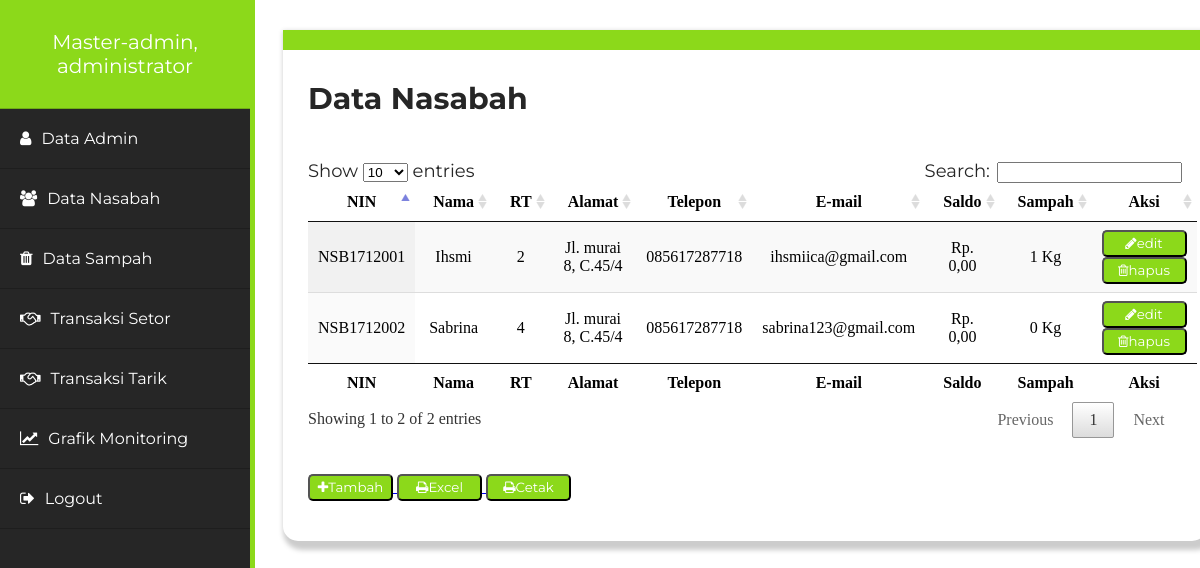
Page /page/admin.php?page=data-nasabah-full (signed in) on the committed database.
### tables this page shows
CREATE TABLE `nasabah` (
  `nin` varchar(10) NOT NULL,
  `nama` varchar(20) NOT NULL,
  `rt` int(1) NOT NULL,
  `alamat` varchar(30) NOT NULL,
  `telepon` varchar(12) NOT NULL,
  `email` varchar(50) NOT NULL,
  `password` varchar(20) NOT NULL,
  `saldo` int(8) DEFAULT NULL,
  `sampah` int(4) DEFAULT NULL
);

### system/function/view-nasabah-full.php (the view, shortened to what this page needs)
<!DOCTYPE html>
<html lang="en">
<head>
	<link rel="stylesheet" type="text/css" href="../datatables/css/jquery.dataTables.css">
</head>
<body>
	<h2 style="font-size: 30px; color: #262626;">Data Nasabah</h2>
	<br>
	<table id="example" class="display" cellspacing="0" width="100%" border="0" >
        <thead>
        <tr>
            <th>NIN</th>
            <th>Nama</th>
            <th>RT</th>
            <th>Alamat</th>
            <th>Telepon</th>
            <th>E-mail</th>
            <th>Saldo</th>
            <th>Sampah</th>
            <th>Aksi</th>
        </tr>
        </thead>
        <tfoot>
        <tr>
            <th>NIN</th>
            <th>Nama</th>
            <th>RT</th>
            <th>Alamat</th>
            <th>Telepon</th>
            <th>E-mail</th>
            <th>Saldo</th>
            <th>Sampah</th>
            <th>Aksi</th>
        </tr>
        </tfoot>
        <tbody>
        <?php
            $query = mysqli_query($conn, "SELECT * FROM nasabah ORDER BY nin ASC");
            while($row = mysqli_fetch_assoc($query)){
        ?>
        <tr align="center">
            <td><?php echo $row['nin'] ?></td>
            <td><?php echo $row['nama'] ?></td>
            <td><?php echo $row['rt'] ?></td>
            <td><?php echo $row['alamat'] ?></td>
            <td><?php echo $row['telepon'] ?></td>
            <td><?php echo $row['email'] ?></td>
            <td>
                <?php echo "Rp. ".number_format($row['saldo'], 2, ",", ".")  ?></td>
            <td>
                <?php echo number_format($row['sampah'])." Kg"  ?></td>
            <td>
                <a href="admin.php?page=edit-nasabah-id&id=<?php echo $row['nin']; ?>">
                <button><i class="fa fa-pencil"></i>edit</button>
                </a>
                <a onclick="return confirm('Anda yakin ingin menghapus data ini?')" href="../system/function/delete-nasabah.php?id=<?php echo $row['nin']; ?>">
                <button><i class="fa fa-trash-o"></i>hapus</button>
                </a>
            </td>
        </tr>
        <?php } ?>
        </tbody>
    </table>
    <br>
    <br>
    <a href="admin.php?page=tambah-data-nasabah">
    <button><i class="fa fa-plus" aria-hidden="true"></i>Tambah</button>
    </a>
    <a target="_blank" href="../system/function/excel-nasabah.php">
    <button><i class="fa fa-print" aria-hidden="true"></i>Excel</button>
    </a>
    <a target="_blank" href="../system/function/print-nasabah.php">
    <button><i class="fa fa-print" aria-hidden="true"></i>Cetak</button>
    </a>
</body>
</html>

### page/admin.php (shortened to what this page needs)
<?php
if (empty($_SESSION['user']) && empty($_SESSION['pass'])) {
    header('location:login.php');
} else {
include_once("../system/config/koneksi.php");
?>
<!DOCTYPE html>
<html>
	<head>
		<link rel="stylesheet" href="../asset/internal/css/style_2.css">
		<link href="https://maxcdn.bootstrapcdn.com/font-awesome/4.7.0/css/font-awesome.min.css" rel="stylesheet">
	</head>
	<body>
		<?php
	        $cek = mysqli_query($conn, "SELECT * FROM admin WHERE nia='".$_SESSION['nia']."'");
	        $row = mysqli_fetch_array($cek);
      	?>
		<div class="sidebar">
			<ul>
				<li>
					<a href="admin.php?page=data-admin" style="text-align: center; padding: 30px 0 30px 0; font-size: 20px;"><?php echo $_SESSION["level"]; ?>, <br> <?php echo $row['nama'] ?></a>
				</li>
						<?php
							$level = $_SESSION['level'] == 'Admin';
							if($level){
								}else{
						?>
				<li>
					<a href="admin.php?page=data-admin-full"><span class="fa fa-user" aria-hidden="true"></span>Data Admin</a>
				</li>
						<?php } ?>
				<li>
					<a href="admin.php?page=data-nasabah-full"><span class="fa fa-users" aria-hidden="true"></span>Data Nasabah</a>
				</li>
				<li>
					<a href="admin.php?page=data-sampah"><span class="fa fa-trash" aria-hidden="true"></span>Data Sampah</a>
				</li>
				<li>
					<a href="admin.php?page=data-setor"><span class="fa fa-handshake-o" aria-hidden="true"></span>Transaksi Setor</a>
				</li>
				<li>
					<a href="admin.php?page=data-tarik"><span class="fa fa-handshake-o" aria-hidden="true"></span>Transaksi Tarik</a>
				</li>
				<li>
					<a href="admin.php?page=data-report"><span class="fa fa-line-chart" aria-hidden="true"></span>Grafik Monitoring</a>
				</li>
				<li>
					<a href="logout.php"><span class="fa fa-sign-out" aria-hidden="true"></span>Logout</a>
				</li>
			</ul>
		</div>
		<div class="box-1">
			<section>
				<?php
					if(isset($_GET['page'])){
						$page = $_GET['page'];
					switch ($page) {
						case 'data-nasabah-full':
							include "../system/function/view-nasabah-full.php";
							break;
					}
				}else{
					include "../system/function/view-admin.php";
				}
				 ?>
			</section>
		</div>
	</body>
</html>
<?php } ?>

### asset/internal/css/style_2.css (style rules this page uses)
div.box-1 { margin: 30px 0 20px 275px; background: #fff; width: 78%; box-sizing: border-box; padding: 5px 25px 5px 25px; padding-bottom: 40px; box-shadow: 4px 5px 5px 4px #ccc; border-radius: 0 0 15px 15px; border-top:20px solid #8cd91a; }
h2 { font-family: Montserrat; color: #fff; }
.sidebar { position: fixed; top: 0; left: 0; background-color: #262626; width: 250px; height: 100%; border-right: 5px solid #8cd91a; }
ul { font-family: Montserrat; margin:0; padding: 0 0; }
ul li a { list-style: none; }
ul li a { padding: 20px 20px; color: #fff; display: block; text-decoration: none; border-bottom: 1px solid rgba(0,0,0,.2); }
.sidebar span { margin-right: 10px; color: #fff; }
ul li { -webkit-transition:all 0.3s; -o-transition: all 0.3s; transition: all 0.3s; }

### page/admin.php (style rules this page uses)
button { height: 27px; width: 85px; background: #8cd91a; border-radius: 5px; color: #fff; font-family: Montserrat; }

### rows in the picture
nasabah: nin "NSB1712001", nama "Ihsmi", rt "2", alamat "Jl. murai 8, C.45/4", telepon "085617287718", email "ihsmiica@gmail.com", saldo "0,00", sampah "1"
nasabah: nin "NSB1712002", nama "Sabrina", rt "4", alamat "Jl. murai 8, C.45/4", telepon "085617287718", email "sabrina123@gmail.com", saldo "0,00", sampah "0"

### other values in the picture
$_SESSION["level"] "Master-admin"
$row['nama'] "administrator"
